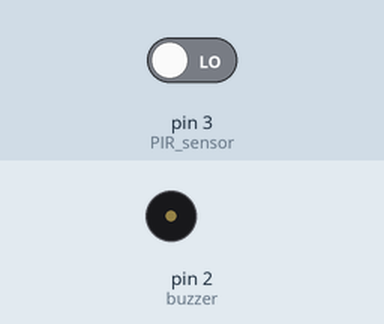
Bench run of a sketch on a simulated Arduino Uno, built with avr-gcc and run on an emulated ATmega328P. Shown: buzzer (waves = sounding, pin HIGH). The inputs (shaded band) are chosen by the test bench; at power-on: pin 3 (PIR_sensor) LOW. What the sketch prints to the serial monitor is not drawn.

Above: at 1.2 s.
1.3 s: pin 3 (PIR_sensor) driven HIGH
At 2.0 s:
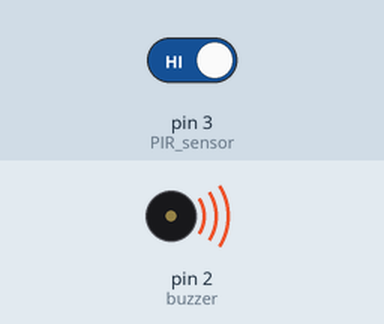
2.8 s: pin 3 (PIR_sensor) driven LOW
At 3.2 s:
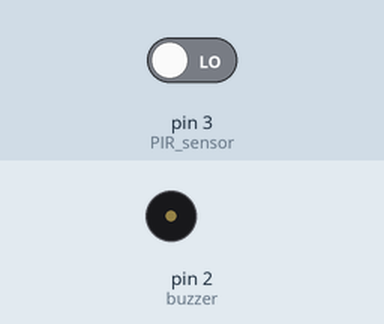
Timing chart, 0 to 5.8 s (numbered marks = the images above; inputs shaded):
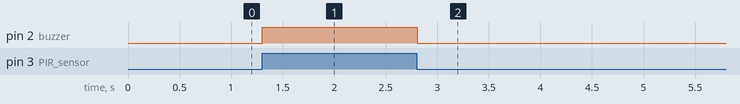

Measured:
- after the input at 1.3 s, pin 2 (buzzer): LOW → HIGH at once
- after the input at 2.8 s, pin 2 (buzzer): HIGH → LOW at once

The sketch:

motion_detector.ino
```cpp
int buzzer = 2;
int PIR_sensor = 3;

void setup()
{
  pinMode(buzzer, OUTPUT);
  pinMode(PIR_sensor, INPUT);
  Serial.begin(9600);
  }

void loop()
{
  int sensor_state = digitalRead(PIR_sensor);

  if (sensor_state == 1) {
    digitalWrite(buzzer, HIGH);
  } else {
    digitalWrite(buzzer, LOW);
  }
  Serial.println(sensor_state);
 }
```
